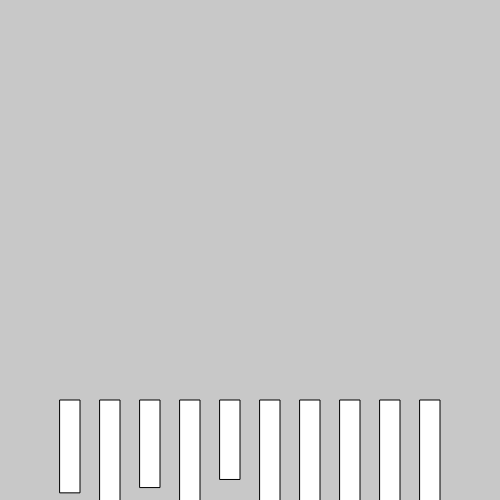
Frame 1 (no input)
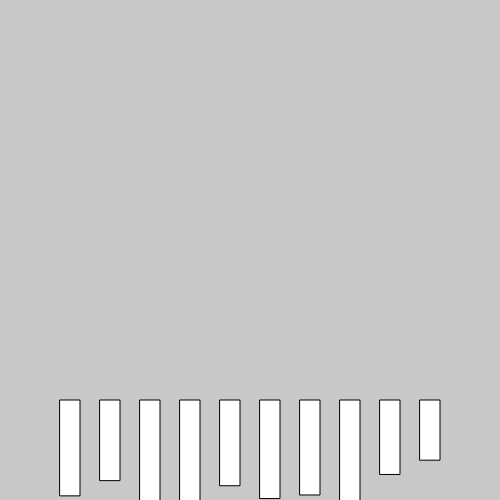
Frame 2 (the mouse pressed at the canvas centre, redrawn once)

The p5.js sketch that drew these frames (run headless with seeded random() and noise() and a simulated clock; the mouse was pressed at the canvas centre and the sketch redrawn once):

// p5.js sketch
// ── sketch.js
let screenHeight = 500 
let screenWidth = 500

let numBlocks = 10
let chartWidth = 400
let chartHeight = 400
let mLeft = 10
let mRight = 10
let blockGap = 20


let blockWidth = (chartWidth - (mLeft + mRight) - ((numBlocks-1)*blockGap))/numBlocks

let firstBlockPlacement = ((screenWidth - chartWidth)/2) + mLeft

let masterGap = blockWidth + blockGap




function setup() {
    createCanvas(screenHeight, screenWidth)
    background (200)
    angleMode(DEGREES)
    noLoop()
}



function draw(){
    background(200)
    fill(255)

    for(let x=0; x<numBlocks; x++){
        
        push()
        translate(firstBlockPlacement + (x*masterGap), 400)
        rect(0,0,blockWidth,random(-50,-200))
        pop()
    }

}
